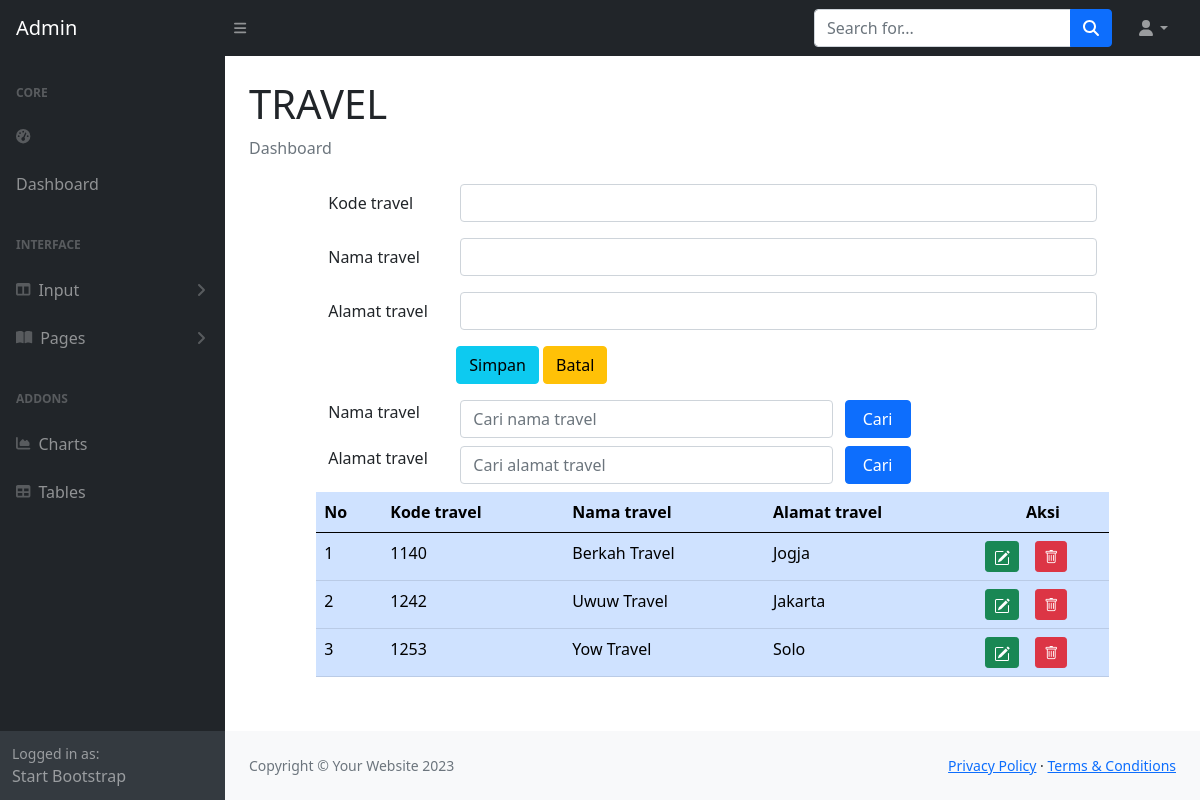
/travel.php, run on the app's committed database.
### tables this page shows
CREATE TABLE `travel` (
  `travelKODE` varchar(4) NOT NULL,
  `travelNAMA` varchar(100) NOT NULL,
  `travelALAMAT` varchar(120) NOT NULL
);

### travel.php (the view, shortened to what this page needs)
<!DOCTYPE html>
<html lang="en">
    <?php include "include/head.php";?>
    <body class="sb-nav-fixed">
        <?php include "include/menunav.php";?>
        <div id="layoutSidenav">
            <?php include "include/menu.php";?>
            <div id="layoutSidenav_content">
                <main>
                    <div class="container-fluid px-4">
                        <h1 class="mt-4">TRAVEL</h1>
                        <ol class="breadcrumb mb-4">
                            <li class="breadcrumb-item active">Dashboard</li>
                        </ol>
                        <?php
    include 'include/config.php';
?>
<head>
    <link rel="stylesheet" type="text/css" href="css/bootstrap.min.css">
    <link rel="stylesheet" type="text/css" href="https://cdnjs.cloudflare.com/ajax/libs/select2/4.0.13/css/select2.min.css">
	<link rel="stylesheet" href="https://cdn.jsdelivr.net/npm/bootstrap-icons@1.10.2/font/bootstrap-icons.css">
</head>
<body>
<div class="row">
<div class="col-sm-1"></div>
<div class="col-sm-10">
<form method="POST" enctype="multipart/form-data">
  <div class="mb-3 row">
    <label for="travelKODE" class="col-sm-2 col-form-label">Kode travel</label>
    <div class="col-sm-10">
      <input type="text" class="form-control" name="travelKODE" id="travelKODE">
    </div>
  </div>
  <div class="mb-3 row">
    <label for="travelNAMA" class="col-sm-2 col-form-label">Nama travel</label>
    <div class="col-sm-10">
      <input type="text" class="form-control" name="travelNAMA" id="travelNAMA">
    </div>
  </div>
  <div class="mb-3 row">
    <label for="travelALAMAT" class="col-sm-2 col-form-label">Alamat travel</label>
    <div class="col-sm-10">
      <input type="text" class="form-control" name="travelALAMAT" id="travelALAMAT">
    </div>
  </div>
  <div class="form-group row">
  <div class="mb-3 row">
  <div class="col-sm-2">
  </div>
  <div class="col-sm-10">
      <input type="submit" name="Simpan" value="Simpan" class="btn btn-info">
      <input type="reset" class="btn btn-warning" value="Batal" name="Batal">
  </div>
  </div>
</form>
<form method="POST">
    <div class="form-group row mb-2">
        <label for="search1"class="col-sm-2">Nama travel</label>
        <div class="col-sm-6">
            <input type="text" name="search1" class="form-control" id="search1"
            value="<?php if(isset($_POST["search1"]))
            {echo $_POST["search1"];}?>"placeholder="Cari nama travel">
        </div>
         <input type="submit" name="kirim1" value="Cari" class="col-sm-1 btn btn-primary">
    </div>
</form>
<form method="POST">
    <div class="form-group row mb-2">
        <label for="search2"class="col-sm-2">Alamat travel</label>
        <div class="col-sm-6">
            <input type="text" name="search2" class="form-control" id="search2"
            value="<?php if(isset($_POST["search2"]))
            {echo $_POST["search2"];}?>"placeholder="Cari alamat travel">
        </div>
         <input type="submit" name="kirim2" value="Cari" class="col-sm-1 btn btn-primary">
    </div>
</form>
<table class="table table-hover table-primary">
  <thead>
    <tr>
      <th scope="col">No</th>
      <th scope="col">Kode travel</th>
      <th scope="col">Nama travel</th>
      <th scope="col">Alamat travel</th>
	  <th colspan="2" style="text-align: center">Aksi</th>
    </tr>
  </thead>
  <tbody>
    <?php
    if(isset($_POST["kirim1"]))
	{
		$search1 = $_POST["search1"];
		$query = mysqli_query($connection, "select travel.*
            from travel
            where travelNAMA like '%".$search1."%'");
    }elseif(isset($_POST["kirim2"]))
	{
		$search2 = $_POST["search2"];
		$query = mysqli_query($connection, "select travel.*
            from travel
            where travelALAMAT like '%".$search2."%'");
	}
else
    {
		$query = mysqli_query($connection, "select travel.* from travel");
    }
        $nomor = 1;
        while($row = mysqli_fetch_array($query)) {
    ?>
            <tr>
                <td> <?php echo $nomor; ?> </td>
                <td> <?php echo $row['travelKODE']; ?> </td>
                <td> <?php echo $row['travelNAMA']; ?> </td>
                <td> <?php echo $row['travelALAMAT']; ?> </td>
                <td width="5px">
        <a href="travelEDIT.php?ubah=<?php echo $row["travelKODE"]?>"
          class="btn btn-success btn-sm" title="EDIT">
      </td>
      <td>        <a href="travelHAPUS.php?hapus=<?php echo $row["travelKODE"]?>"
          class="btn btn-danger btn-sm" title="HAPUS">
          <i class="bi bi-trash"></i>
	  </td>
            </tr>
    <?php $nomor = $nomor + 1; ?>
    <?php
        }
    ?>
    </tbody>
</table>
</div>
</div>
</body>
                    </div>
                </main>
                <?php include "include/footer.php";?>
            </div>
        </div>
    </body>
</html>

### data on the page
travel: travelKODE "1140", travelNAMA "Berkah Travel", travelALAMAT "Jogja"
travel: travelKODE "1242", travelNAMA "Uwuw Travel", travelALAMAT "Jakarta"
travel: travelKODE "1253", travelNAMA "Yow Travel", travelALAMAT "Solo"
